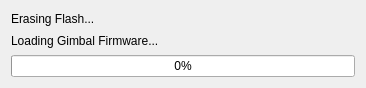
<?xml version="1.0" encoding="UTF-8"?>
<ui version="4.0">
 <class>LoadFirmwareDialog</class>
 <widget class="QDialog" name="LoadFirmwareDialog">
  <property name="geometry">
   <rect>
    <x>0</x>
    <y>0</y>
    <width>366</width>
    <height>88</height>
   </rect>
  </property>
  <property name="windowTitle">
   <string>Gimbal Firmware Load Progress</string>
  </property>
  <layout class="QGridLayout" name="gridLayout">
   <item row="2" column="1">
    <widget class="QProgressBar" name="firmwareProgress">
     <property name="value">
      <number>0</number>
     </property>
     <property name="invertedAppearance">
      <bool>false</bool>
     </property>
    </widget>
   </item>
   <item row="1" column="1">
    <widget class="QLabel" name="loadingFirmware_label">
     <property name="text">
      <string>Loading Gimbal Firmware...</string>
     </property>
    </widget>
   </item>
   <item row="0" column="1">
    <widget class="QLabel" name="erasingFlash_label">
     <property name="text">
      <string>Erasing Flash...</string>
     </property>
    </widget>
   </item>
  </layout>
 </widget>
 <resources/>
 <connections/>
</ui>
